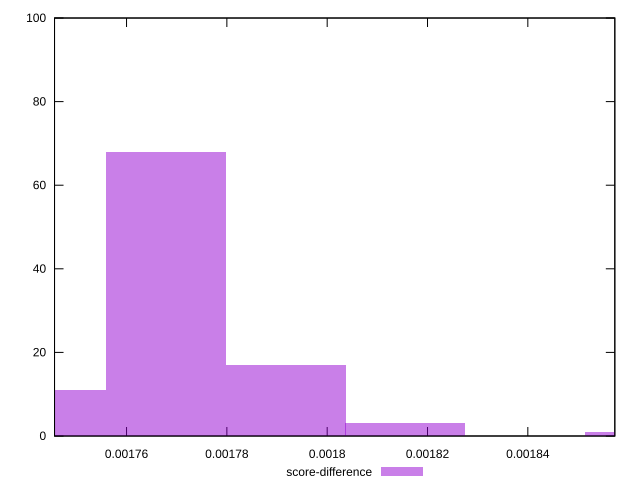

Write gnuplot code to recreate this figure.
reset

$scoreDifference <<EOF
0.0017678167576650802 68
0.0017917061733092028 17
0.0018155955889533255 3
0.001863374420241571 1
0.0017439273420209575 11
EOF

set key outside below
set boxwidth 0.000023889415644122705
set xrange [0.001745645337313917:0.001857341464533202]
set yrange [0:100]
set trange [0:100]
set style fill transparent solid 0.5 noborder
set terminal svg size 640, 490 enhanced background rgb 'white'
set output "reprap/first-cpu-idle/samples/pages+cached+noexternal+nofonts+nosvg+noimg+nocss/score-difference/histogram.svg"

plot $scoreDifference title "score-difference" with boxes

reset
